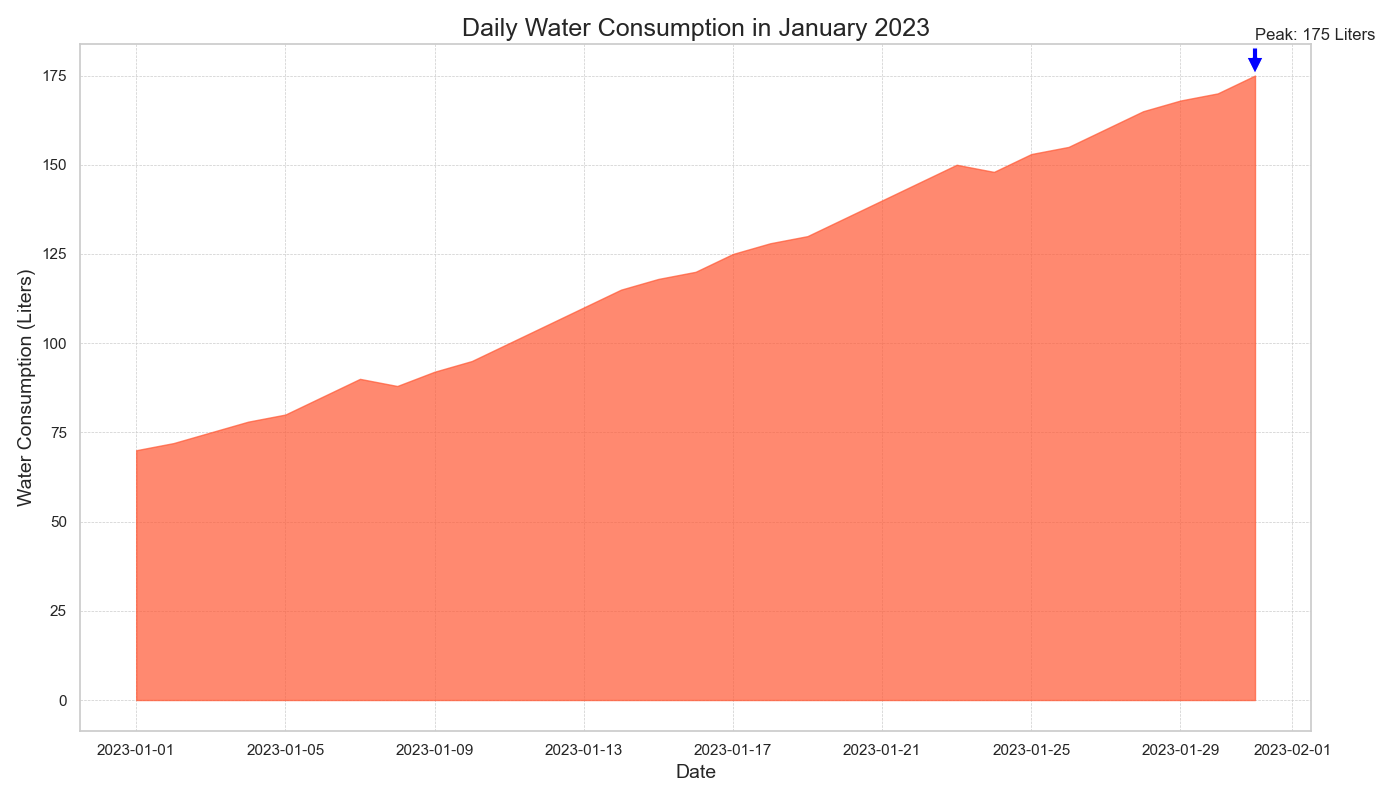

The Python source for this figure:

import matplotlib.pyplot as plt
import pandas as pd

data = {
    "Date": pd.date_range(start="2023-01-01", end="2023-01-31"),
    "Value": [70, 72, 75, 78, 80, 85, 90, 88, 92, 95, 100, 105, 110, 115, 118, 120, 125, 128, 130, 135, 140, 145, 150, 148, 153, 155, 160, 165, 168, 170, 175]
}

df = pd.DataFrame(data)

plt.figure(figsize=(14, 8))
plt.fill_between(df["Date"], df["Value"], color="#FF5733", alpha=0.7)

plt.title("Daily Water Consumption in January 2023", fontsize=18)
plt.xlabel("Date", fontsize=14)
plt.ylabel("Water Consumption (Liters)", fontsize=14)

max_value = df["Value"].max()
max_date = df.loc[df["Value"].idxmax(), "Date"]
plt.annotate(f"Peak: {max_value} Liters", xy=(max_date, max_value), xytext=(max_date, max_value+10),
             arrowprops=dict(facecolor='blue', shrink=0.05))

plt.grid(True, which='both', linestyle='--', linewidth=0.5)
plt.tight_layout()

plt.show()
